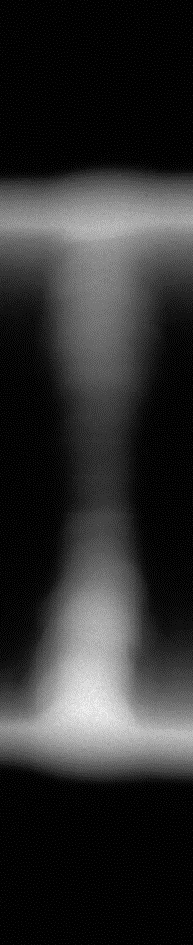
#> input picture house/219_1.jpg, 193 x 945 px; its folder holds only this picture in this run
$ python -i test.py   (imports and definitions only)
#> lines starting #> are read from the running program, lines starting #| are printed output that depends on the picture
#> further down, picture is the input picture: shape (945, 193, 3); min 0, max 244, mean 46.8
import xml.etree.ElementTree as ET
from skimage import io
import cv2
import os,glob
import numpy as np
from skimage import exposure

NoneHighLightWeld = set()
__weidth__ = 400    # or 350

def _his(img):
    clahe = cv2.createCLAHE(clipLimit=2.0, tileGridSize=(8,8))
    if len(img.shape) == 1:

        equ = clahe.apply(img)
    else:
        b,g,r = cv2.split(img)
        b = clahe.apply(b)
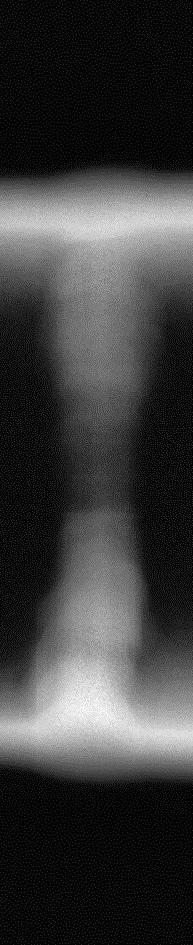
#> b: shape (945, 193); min 2, max 251, mean 59.5
        g = clahe.apply(g)
        r = clahe.apply(r)

        equ = cv2.merge([b,g,r])

    return equ

class HighLight(object):
    # [12 lines left out: functions __init__, __sub__, not called in this run]


class P_P_S(object):
    # [12 lines left out: functions __init__, __eq__, not called in this run]

    def __hash__(self):
        return hash(self.p1) + hash(self.p2)

    def __str__(self):
        return self.p1 +'>>>>>>>>>' +self.p2 +'>>>>>>>>>'+ str(self.s) +'\n'


class Weld(object):
    # [4 lines left out: function __init__, not called in this run]

    def __hash__(self):
        return hash(self.name)

    def __eq__(self,other):
        return self.name == other.name

    # [126 lines left out: functions __sub__, readXml, not called in this run]


def _testReadXml():
    x = readXml('d:\\Desktop\\faketest\\labels\\XQⅡ-CF082-M005-W-01.xml')
    return x


# [24 lines not run here, left out]


    # [21 lines of commented-out code are left out]

>>> import cv2
>>> picture = cv2.imread('house/219_1.jpg')
>>> result = _his(picture)

$ run again, on house/219_2.jpg
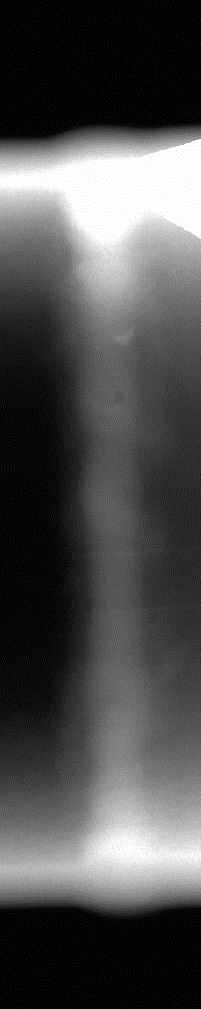
#> input picture house/219_2.jpg, 201 x 1009 px
#> picture is the input picture: shape (1009, 201, 3); min 0, max 255, mean 77.3
#> in _his, `b = clahe.apply(b)`:
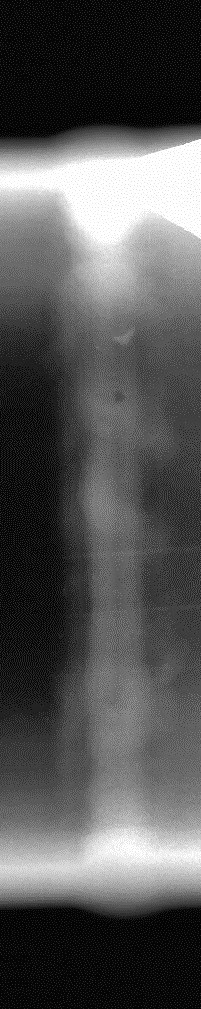
#> b: shape (1009, 201); min 2, max 255, mean 84.5

$ run again, on house/219_22.jpg
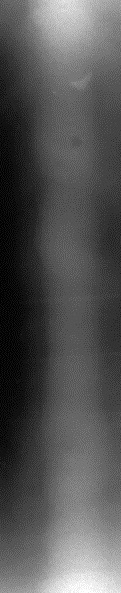
#> input picture house/219_22.jpg, 121 x 593 px
#> picture is the input picture: shape (593, 121, 3); min 0, max 255, mean 84
#> in _his, `b = clahe.apply(b)`:
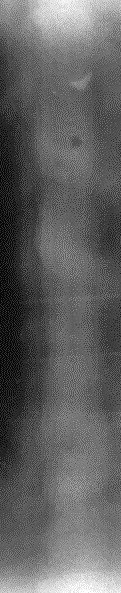
#> b: shape (593, 121); min 2, max 255, mean 97.1
